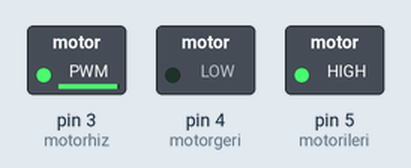
Bench run of a sketch on a simulated Arduino Uno, built with avr-gcc and run on an emulated ATmega328P. Shown: switched loads named in the sketch (green lamp = pin HIGH).

Above: at 12.87 s.
At 15.3 s:
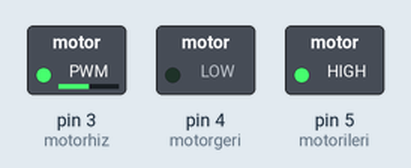
At 18.3 s:
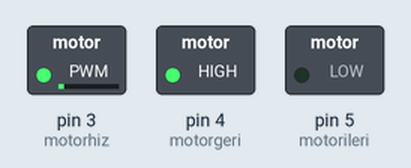
At 20.1 s:
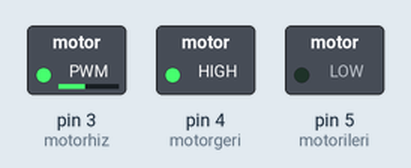
At 22.5 s:
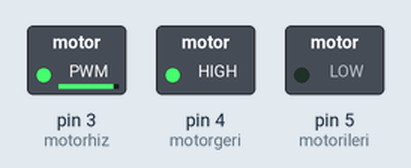
At 39.78 s:
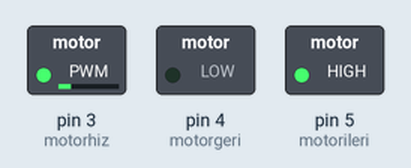
Timing chart, 0 to 40.0 s (numbered marks = the images above):
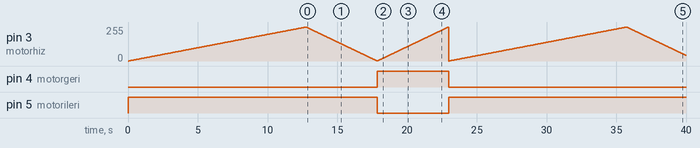

The sketch:

sketch_mar25c_motor_ileri_geri.ino
```cpp
int motorileri =5;
int motorgeri =4;
int motorhiz =3;
void setup() {
  // put your setup code here, to run once:
pinMode(motorileri,OUTPUT);
pinMode(motorgeri,OUTPUT);
pinMode(motorhiz,OUTPUT);
}

void loop() {
  digitalWrite(motorileri,HIGH);
  digitalWrite(motorgeri,LOW);
  // put your main code here, to run repeatedly:

  for(int i=0;i<255;i++){ //burda i=o;i<256;i++ olduğunda motor her 50 mili saniyede hızlanıcaktır. i=256;i<0;i-- de ise motorun hızı azalıcaktır.

analogWrite(motorhiz,i);
delay(50);
  }
for(int i=255;i>0;+-i--)
{
analogWrite(motorhiz,i);
delay(20);
}
/*
digitalWrite(motorileri,LOW);
digitalWrite(motorgeri,HIGH);
delay(3000); */
  digitalWrite(motorileri,LOW);
  digitalWrite(motorgeri,HIGH);
  for(int i=0;i<256;i++)
  {
    analogWrite(motorhiz,i);
    delay(20);

  }
  for(int i=255;i>0;i--)
  {
    analogWrite(motorhiz, i);
  }

}
```

Measured:
- by itself, pin 4 (motorgeri): LOW → HIGH at 17.9 s, → LOW 5.1 s later
- by itself, pin 5 (motorileri): LOW → HIGH at 0.00 s, → LOW 17.9 s later, → HIGH 5.1 s later
